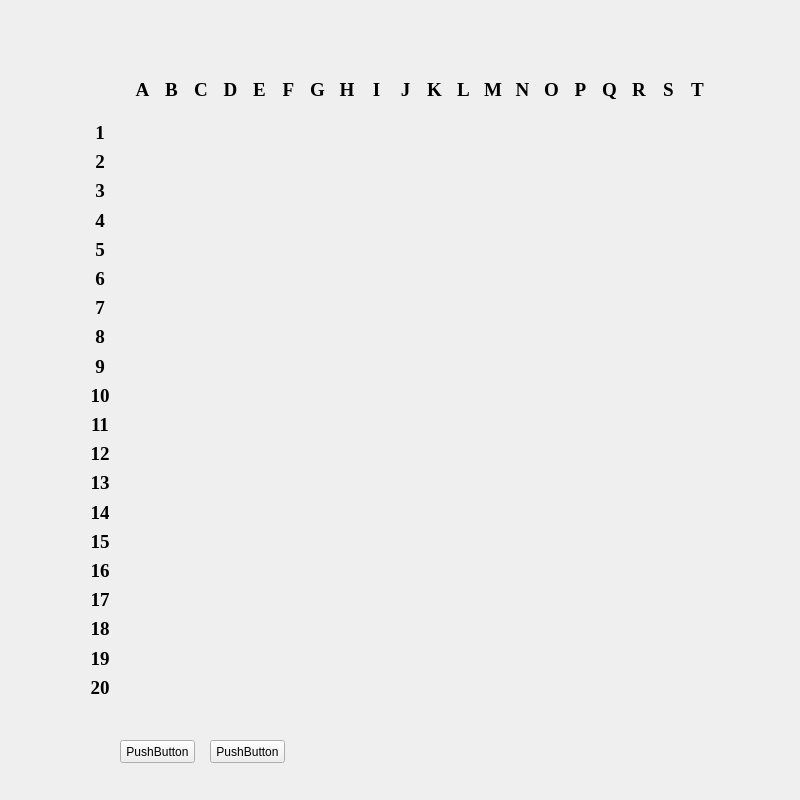
<?xml version="1.0" encoding="UTF-8"?>
<ui version="4.0">
 <class>GobangWidget</class>
 <widget class="QWidget" name="GobangWidget">
  <property name="geometry">
   <rect>
    <x>0</x>
    <y>0</y>
    <width>800</width>
    <height>800</height>
   </rect>
  </property>
  <property name="windowTitle">
   <string>GobangWidget</string>
  </property>
  <widget class="QStackedWidget" name="stackedWidget">
   <property name="geometry">
    <rect>
     <x>20</x>
     <y>10</y>
     <width>800</width>
     <height>800</height>
    </rect>
   </property>
   <property name="currentIndex">
    <number>1</number>
   </property>
   <widget class="QWidget" name="pageStart"/>
   <widget class="QWidget" name="pageGameMain">
    <widget class="QWidget" name="widgetCheckBoard" native="true">
     <property name="geometry">
      <rect>
       <x>100</x>
       <y>100</y>
       <width>601</width>
       <height>600</height>
      </rect>
     </property>
    </widget>
    <widget class="QWidget" name="widgetCoordinateY" native="true">
     <property name="geometry">
      <rect>
       <x>60</x>
       <y>100</y>
       <width>40</width>
       <height>600</height>
      </rect>
     </property>
     <layout class="QVBoxLayout" name="verticalLayout">
      <item>
       <widget class="QLabel" name="label_Y1">
        <property name="font">
         <font>
          <family>Times New Roman</family>
          <pointsize>14</pointsize>
          <weight>75</weight>
          <bold>true</bold>
         </font>
        </property>
        <property name="layoutDirection">
         <enum>Qt::LeftToRight</enum>
        </property>
        <property name="text">
         <string>1</string>
        </property>
        <property name="alignment">
         <set>Qt::AlignCenter</set>
        </property>
       </widget>
      </item>
      <item>
       <widget class="QLabel" name="label_Y2">
        <property name="font">
         <font>
          <family>Times New Roman</family>
          <pointsize>14</pointsize>
          <weight>75</weight>
          <bold>true</bold>
         </font>
        </property>
        <property name="layoutDirection">
         <enum>Qt::LeftToRight</enum>
        </property>
        <property name="text">
         <string>2</string>
        </property>
        <property name="alignment">
         <set>Qt::AlignCenter</set>
        </property>
       </widget>
      </item>
      <item>
       <widget class="QLabel" name="label_Y4">
        <property name="font">
         <font>
          <family>Times New Roman</family>
          <pointsize>14</pointsize>
          <weight>75</weight>
          <bold>true</bold>
         </font>
        </property>
        <property name="layoutDirection">
         <enum>Qt::LeftToRight</enum>
        </property>
        <property name="text">
         <string>3</string>
        </property>
        <property name="alignment">
         <set>Qt::AlignCenter</set>
        </property>
       </widget>
      </item>
      <item>
       <widget class="QLabel" name="label_Y5">
        <property name="font">
         <font>
          <family>Times New Roman</family>
          <pointsize>14</pointsize>
          <weight>75</weight>
          <bold>true</bold>
         </font>
        </property>
        <property name="layoutDirection">
         <enum>Qt::LeftToRight</enum>
        </property>
        <property name="text">
         <string>4</string>
        </property>
        <property name="alignment">
         <set>Qt::AlignCenter</set>
        </property>
       </widget>
      </item>
      <item>
       <widget class="QLabel" name="label_Y6">
        <property name="font">
         <font>
          <family>Times New Roman</family>
          <pointsize>14</pointsize>
          <weight>75</weight>
          <bold>true</bold>
         </font>
        </property>
        <property name="layoutDirection">
         <enum>Qt::LeftToRight</enum>
        </property>
        <property name="text">
         <string>5</string>
        </property>
        <property name="alignment">
         <set>Qt::AlignCenter</set>
        </property>
       </widget>
      </item>
      <item>
       <widget class="QLabel" name="label_Y7">
        <property name="font">
         <font>
          <family>Times New Roman</family>
          <pointsize>14</pointsize>
          <weight>75</weight>
          <bold>true</bold>
         </font>
        </property>
        <property name="layoutDirection">
         <enum>Qt::LeftToRight</enum>
        </property>
        <property name="text">
         <string>6</string>
        </property>
        <property name="alignment">
         <set>Qt::AlignCenter</set>
        </property>
       </widget>
      </item>
      <item>
       <widget class="QLabel" name="label_Y8">
        <property name="font">
         <font>
          <family>Times New Roman</family>
          <pointsize>14</pointsize>
          <weight>75</weight>
          <bold>true</bold>
         </font>
        </property>
        <property name="layoutDirection">
         <enum>Qt::LeftToRight</enum>
        </property>
        <property name="text">
         <string>7</string>
        </property>
        <property name="alignment">
         <set>Qt::AlignCenter</set>
        </property>
       </widget>
      </item>
      <item>
       <widget class="QLabel" name="label_Y9">
        <property name="font">
         <font>
          <family>Times New Roman</family>
          <pointsize>14</pointsize>
          <weight>75</weight>
          <bold>true</bold>
         </font>
        </property>
        <property name="layoutDirection">
         <enum>Qt::LeftToRight</enum>
        </property>
        <property name="text">
         <string>8</string>
        </property>
        <property name="alignment">
         <set>Qt::AlignCenter</set>
        </property>
       </widget>
      </item>
      <item>
       <widget class="QLabel" name="label_Y10">
        <property name="font">
         <font>
          <family>Times New Roman</family>
          <pointsize>14</pointsize>
          <weight>75</weight>
          <bold>true</bold>
         </font>
        </property>
        <property name="layoutDirection">
         <enum>Qt::LeftToRight</enum>
        </property>
        <property name="text">
         <string>9</string>
        </property>
        <property name="alignment">
         <set>Qt::AlignCenter</set>
        </property>
       </widget>
      </item>
      <item>
       <widget class="QLabel" name="label_Y11">
        <property name="font">
         <font>
          <family>Times New Roman</family>
          <pointsize>14</pointsize>
          <weight>75</weight>
          <bold>true</bold>
         </font>
        </property>
        <property name="layoutDirection">
         <enum>Qt::LeftToRight</enum>
        </property>
        <property name="text">
         <string>10</string>
        </property>
        <property name="alignment">
         <set>Qt::AlignCenter</set>
        </property>
       </widget>
      </item>
      <item>
       <widget class="QLabel" name="label_Y12">
        <property name="font">
         <font>
          <family>Times New Roman</family>
          <pointsize>14</pointsize>
          <weight>75</weight>
          <bold>true</bold>
         </font>
        </property>
        <property name="layoutDirection">
         <enum>Qt::LeftToRight</enum>
        </property>
        <property name="text">
         <string>11</string>
        </property>
        <property name="alignment">
         <set>Qt::AlignCenter</set>
        </property>
       </widget>
      </item>
      <item>
       <widget class="QLabel" name="label_Y13">
        <property name="font">
         <font>
          <family>Times New Roman</family>
          <pointsize>14</pointsize>
          <weight>75</weight>
          <bold>true</bold>
         </font>
        </property>
        <property name="layoutDirection">
         <enum>Qt::LeftToRight</enum>
        </property>
        <property name="text">
         <string>12</string>
        </property>
        <property name="alignment">
         <set>Qt::AlignCenter</set>
        </property>
       </widget>
      </item>
      <item>
       <widget class="QLabel" name="label_Y14">
        <property name="font">
         <font>
          <family>Times New Roman</family>
          <pointsize>14</pointsize>
          <weight>75</weight>
          <bold>true</bold>
         </font>
        </property>
        <property name="layoutDirection">
         <enum>Qt::LeftToRight</enum>
        </property>
        <property name="text">
         <string>13</string>
        </property>
        <property name="alignment">
         <set>Qt::AlignCenter</set>
        </property>
       </widget>
      </item>
      <item>
       <widget class="QLabel" name="label_Y15">
        <property name="font">
         <font>
          <family>Times New Roman</family>
          <pointsize>14</pointsize>
          <weight>75</weight>
          <bold>true</bold>
         </font>
        </property>
        <property name="layoutDirection">
         <enum>Qt::LeftToRight</enum>
        </property>
        <property name="text">
         <string>14</string>
        </property>
        <property name="alignment">
         <set>Qt::AlignCenter</set>
        </property>
       </widget>
      </item>
      <item>
       <widget class="QLabel" name="label_Y16">
        <property name="font">
         <font>
          <family>Times New Roman</family>
          <pointsize>14</pointsize>
          <weight>75</weight>
          <bold>true</bold>
         </font>
        </property>
        <property name="layoutDirection">
         <enum>Qt::LeftToRight</enum>
        </property>
        <property name="text">
         <string>15</string>
        </property>
        <property name="alignment">
         <set>Qt::AlignCenter</set>
        </property>
       </widget>
      </item>
      <item>
       <widget class="QLabel" name="label_Y17">
        <property name="font">
         <font>
          <family>Times New Roman</family>
          <pointsize>14</pointsize>
          <weight>75</weight>
          <bold>true</bold>
         </font>
        </property>
        <property name="layoutDirection">
         <enum>Qt::LeftToRight</enum>
        </property>
        <property name="text">
         <string>16</string>
        </property>
        <property name="alignment">
         <set>Qt::AlignCenter</set>
        </property>
       </widget>
      </item>
      <item>
       <widget class="QLabel" name="label_Y18">
        <property name="font">
         <font>
          <family>Times New Roman</family>
          <pointsize>14</pointsize>
          <weight>75</weight>
          <bold>true</bold>
         </font>
        </property>
        <property name="layoutDirection">
         <enum>Qt::LeftToRight</enum>
        </property>
        <property name="text">
         <string>17</string>
        </property>
        <property name="alignment">
         <set>Qt::AlignCenter</set>
        </property>
       </widget>
      </item>
      <item>
       <widget class="QLabel" name="label_Y19">
        <property name="font">
         <font>
          <family>Times New Roman</family>
          <pointsize>14</pointsize>
          <weight>75</weight>
          <bold>true</bold>
         </font>
        </property>
        <property name="layoutDirection">
         <enum>Qt::LeftToRight</enum>
        </property>
        <property name="text">
         <string>18</string>
        </property>
        <property name="alignment">
         <set>Qt::AlignCenter</set>
        </property>
       </widget>
      </item>
      <item>
       <widget class="QLabel" name="label_Y20">
        <property name="font">
         <font>
          <family>Times New Roman</family>
          <pointsize>14</pointsize>
          <weight>75</weight>
          <bold>true</bold>
         </font>
        </property>
        <property name="layoutDirection">
         <enum>Qt::LeftToRight</enum>
        </property>
        <property name="text">
         <string>19</string>
        </property>
        <property name="alignment">
         <set>Qt::AlignCenter</set>
        </property>
       </widget>
      </item>
      <item>
       <widget class="QLabel" name="label_Y21">
        <property name="font">
         <font>
          <family>Times New Roman</family>
          <pointsize>14</pointsize>
          <weight>75</weight>
          <bold>true</bold>
         </font>
        </property>
        <property name="layoutDirection">
         <enum>Qt::LeftToRight</enum>
        </property>
        <property name="text">
         <string>20</string>
        </property>
        <property name="alignment">
         <set>Qt::AlignCenter</set>
        </property>
       </widget>
      </item>
     </layout>
    </widget>
    <widget class="QWidget" name="widgetCoordinateX" native="true">
     <property name="geometry">
      <rect>
       <x>100</x>
       <y>60</y>
       <width>600</width>
       <height>40</height>
      </rect>
     </property>
     <layout class="QHBoxLayout" name="horizontalLayout">
      <item>
       <widget class="QLabel" name="label_Y1_2">
        <property name="font">
         <font>
          <family>Times New Roman</family>
          <pointsize>14</pointsize>
          <weight>75</weight>
          <bold>true</bold>
         </font>
        </property>
        <property name="layoutDirection">
         <enum>Qt::LeftToRight</enum>
        </property>
        <property name="text">
         <string>A</string>
        </property>
        <property name="alignment">
         <set>Qt::AlignCenter</set>
        </property>
       </widget>
      </item>
      <item>
       <widget class="QLabel" name="label_Y1_3">
        <property name="font">
         <font>
          <family>Times New Roman</family>
          <pointsize>14</pointsize>
          <weight>75</weight>
          <bold>true</bold>
         </font>
        </property>
        <property name="layoutDirection">
         <enum>Qt::LeftToRight</enum>
        </property>
        <property name="text">
         <string>B</string>
        </property>
        <property name="alignment">
         <set>Qt::AlignCenter</set>
        </property>
       </widget>
      </item>
      <item>
       <widget class="QLabel" name="label_Y1_4">
        <property name="font">
         <font>
          <family>Times New Roman</family>
          <pointsize>14</pointsize>
          <weight>75</weight>
          <bold>true</bold>
         </font>
        </property>
        <property name="layoutDirection">
         <enum>Qt::LeftToRight</enum>
        </property>
        <property name="text">
         <string>C</string>
        </property>
        <property name="alignment">
         <set>Qt::AlignCenter</set>
        </property>
       </widget>
      </item>
      <item>
       <widget class="QLabel" name="label_Y1_5">
        <property name="font">
         <font>
          <family>Times New Roman</family>
          <pointsize>14</pointsize>
          <weight>75</weight>
          <bold>true</bold>
         </font>
        </property>
        <property name="layoutDirection">
         <enum>Qt::LeftToRight</enum>
        </property>
        <property name="text">
         <string>D</string>
        </property>
        <property name="alignment">
         <set>Qt::AlignCenter</set>
        </property>
       </widget>
      </item>
      <item>
       <widget class="QLabel" name="label_Y1_6">
        <property name="font">
         <font>
          <family>Times New Roman</family>
          <pointsize>14</pointsize>
          <weight>75</weight>
          <bold>true</bold>
         </font>
        </property>
        <property name="layoutDirection">
         <enum>Qt::LeftToRight</enum>
        </property>
        <property name="text">
         <string>E</string>
        </property>
        <property name="alignment">
         <set>Qt::AlignCenter</set>
        </property>
       </widget>
      </item>
      <item>
       <widget class="QLabel" name="label_Y1_7">
        <property name="font">
         <font>
          <family>Times New Roman</family>
          <pointsize>14</pointsize>
          <weight>75</weight>
          <bold>true</bold>
         </font>
        </property>
        <property name="layoutDirection">
         <enum>Qt::LeftToRight</enum>
        </property>
        <property name="text">
         <string>F</string>
        </property>
        <property name="alignment">
         <set>Qt::AlignCenter</set>
        </property>
       </widget>
      </item>
      <item>
       <widget class="QLabel" name="label_Y1_8">
        <property name="font">
         <font>
          <family>Times New Roman</family>
          <pointsize>14</pointsize>
          <weight>75</weight>
          <bold>true</bold>
         </font>
        </property>
        <property name="layoutDirection">
         <enum>Qt::LeftToRight</enum>
        </property>
        <property name="text">
         <string>G</string>
        </property>
        <property name="alignment">
         <set>Qt::AlignCenter</set>
        </property>
       </widget>
      </item>
      <item>
       <widget class="QLabel" name="label_Y1_9">
        <property name="font">
         <font>
          <family>Times New Roman</family>
          <pointsize>14</pointsize>
          <weight>75</weight>
          <bold>true</bold>
         </font>
        </property>
        <property name="layoutDirection">
         <enum>Qt::LeftToRight</enum>
        </property>
        <property name="text">
         <string>H</string>
        </property>
        <property name="alignment">
         <set>Qt::AlignCenter</set>
        </property>
       </widget>
      </item>
      <item>
       <widget class="QLabel" name="label_Y1_10">
        <property name="font">
         <font>
          <family>Times New Roman</family>
          <pointsize>14</pointsize>
          <weight>75</weight>
          <bold>true</bold>
         </font>
        </property>
        <property name="layoutDirection">
         <enum>Qt::LeftToRight</enum>
        </property>
        <property name="text">
         <string>I</string>
        </property>
        <property name="alignment">
         <set>Qt::AlignCenter</set>
        </property>
       </widget>
      </item>
      <item>
       <widget class="QLabel" name="label_Y1_11">
        <property name="font">
         <font>
          <family>Times New Roman</family>
          <pointsize>14</pointsize>
          <weight>75</weight>
          <bold>true</bold>
         </font>
        </property>
        <property name="layoutDirection">
         <enum>Qt::LeftToRight</enum>
        </property>
        <property name="text">
         <string>J</string>
        </property>
        <property name="alignment">
         <set>Qt::AlignCenter</set>
        </property>
       </widget>
      </item>
      <item>
       <widget class="QLabel" name="label_Y1_12">
        <property name="font">
         <font>
          <family>Times New Roman</family>
          <pointsize>14</pointsize>
          <weight>75</weight>
          <bold>true</bold>
         </font>
        </property>
        <property name="layoutDirection">
         <enum>Qt::LeftToRight</enum>
        </property>
        <property name="text">
         <string>K</string>
        </property>
        <property name="alignment">
         <set>Qt::AlignCenter</set>
        </property>
       </widget>
      </item>
      <item>
       <widget class="QLabel" name="label_Y1_13">
        <property name="font">
         <font>
          <family>Times New Roman</family>
          <pointsize>14</pointsize>
          <weight>75</weight>
          <bold>true</bold>
         </font>
        </property>
        <property name="layoutDirection">
         <enum>Qt::LeftToRight</enum>
        </property>
        <property name="text">
         <string>L</string>
        </property>
        <property name="alignment">
         <set>Qt::AlignCenter</set>
        </property>
       </widget>
      </item>
      <item>
       <widget class="QLabel" name="label_Y1_14">
        <property name="font">
         <font>
          <family>Times New Roman</family>
          <pointsize>14</pointsize>
          <weight>75</weight>
          <bold>true</bold>
         </font>
        </property>
        <property name="layoutDirection">
         <enum>Qt::LeftToRight</enum>
        </property>
        <property name="text">
         <string>M</string>
        </property>
        <property name="alignment">
         <set>Qt::AlignCenter</set>
        </property>
       </widget>
      </item>
      <item>
       <widget class="QLabel" name="label_Y1_15">
        <property name="font">
         <font>
          <family>Times New Roman</family>
          <pointsize>14</pointsize>
          <weight>75</weight>
          <bold>true</bold>
         </font>
        </property>
        <property name="layoutDirection">
         <enum>Qt::LeftToRight</enum>
        </property>
        <property name="text">
         <string>N</string>
        </property>
        <property name="alignment">
         <set>Qt::AlignCenter</set>
        </property>
       </widget>
      </item>
      <item>
       <widget class="QLabel" name="label_Y1_16">
        <property name="font">
         <font>
          <family>Times New Roman</family>
          <pointsize>14</pointsize>
          <weight>75</weight>
          <bold>true</bold>
         </font>
        </property>
        <property name="layoutDirection">
         <enum>Qt::LeftToRight</enum>
        </property>
        <property name="text">
         <string>O</string>
        </property>
        <property name="alignment">
         <set>Qt::AlignCenter</set>
        </property>
       </widget>
      </item>
      <item>
       <widget class="QLabel" name="label_Y1_17">
        <property name="font">
         <font>
          <family>Times New Roman</family>
          <pointsize>14</pointsize>
          <weight>75</weight>
          <bold>true</bold>
         </font>
        </property>
        <property name="layoutDirection">
         <enum>Qt::LeftToRight</enum>
        </property>
        <property name="text">
         <string>P</string>
        </property>
        <property name="alignment">
         <set>Qt::AlignCenter</set>
        </property>
       </widget>
      </item>
      <item>
       <widget class="QLabel" name="label_Y1_18">
        <property name="font">
         <font>
          <family>Times New Roman</family>
          <pointsize>14</pointsize>
          <weight>75</weight>
          <bold>true</bold>
         </font>
        </property>
        <property name="layoutDirection">
         <enum>Qt::LeftToRight</enum>
        </property>
        <property name="text">
         <string>Q</string>
        </property>
        <property name="alignment">
         <set>Qt::AlignCenter</set>
        </property>
       </widget>
      </item>
      <item>
       <widget class="QLabel" name="label_Y1_19">
        <property name="font">
         <font>
          <family>Times New Roman</family>
          <pointsize>14</pointsize>
          <weight>75</weight>
          <bold>true</bold>
         </font>
        </property>
        <property name="layoutDirection">
         <enum>Qt::LeftToRight</enum>
        </property>
        <property name="text">
         <string>R</string>
        </property>
        <property name="alignment">
         <set>Qt::AlignCenter</set>
        </property>
       </widget>
      </item>
      <item>
       <widget class="QLabel" name="label_Y1_20">
        <property name="font">
         <font>
          <family>Times New Roman</family>
          <pointsize>14</pointsize>
          <weight>75</weight>
          <bold>true</bold>
         </font>
        </property>
        <property name="layoutDirection">
         <enum>Qt::LeftToRight</enum>
        </property>
        <property name="text">
         <string>S</string>
        </property>
        <property name="alignment">
         <set>Qt::AlignCenter</set>
        </property>
       </widget>
      </item>
      <item>
       <widget class="QLabel" name="label_Y1_21">
        <property name="font">
         <font>
          <family>Times New Roman</family>
          <pointsize>14</pointsize>
          <weight>75</weight>
          <bold>true</bold>
         </font>
        </property>
        <property name="layoutDirection">
         <enum>Qt::LeftToRight</enum>
        </property>
        <property name="text">
         <string>T</string>
        </property>
        <property name="alignment">
         <set>Qt::AlignCenter</set>
        </property>
       </widget>
      </item>
     </layout>
    </widget>
    <widget class="QPushButton" name="pushButton">
     <property name="geometry">
      <rect>
       <x>100</x>
       <y>730</y>
       <width>75</width>
       <height>23</height>
      </rect>
     </property>
     <property name="text">
      <string>PushButton</string>
     </property>
    </widget>
    <widget class="QPushButton" name="pushButton_2">
     <property name="geometry">
      <rect>
       <x>190</x>
       <y>730</y>
       <width>75</width>
       <height>23</height>
      </rect>
     </property>
     <property name="text">
      <string>PushButton</string>
     </property>
    </widget>
   </widget>
   <widget class="QWidget" name="page"/>
  </widget>
 </widget>
 <layoutdefault spacing="6" margin="11"/>
 <resources/>
 <connections/>
</ui>
